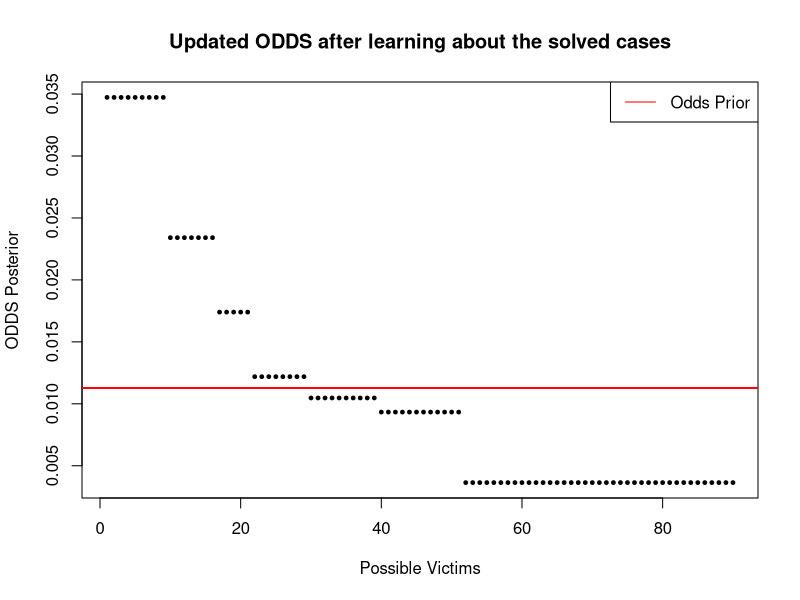
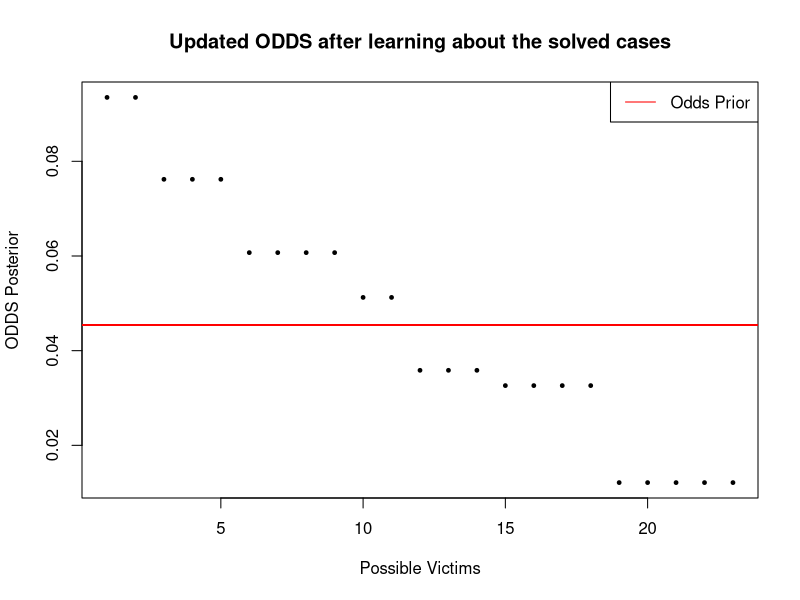
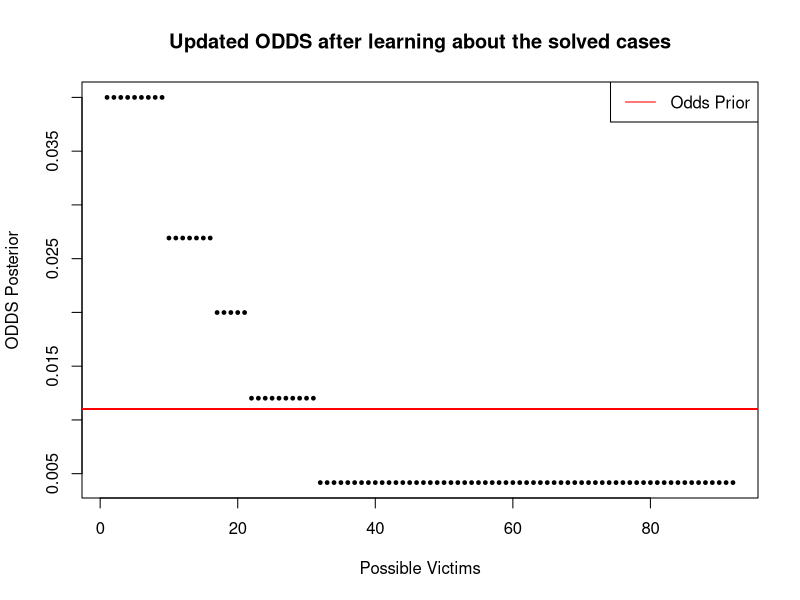
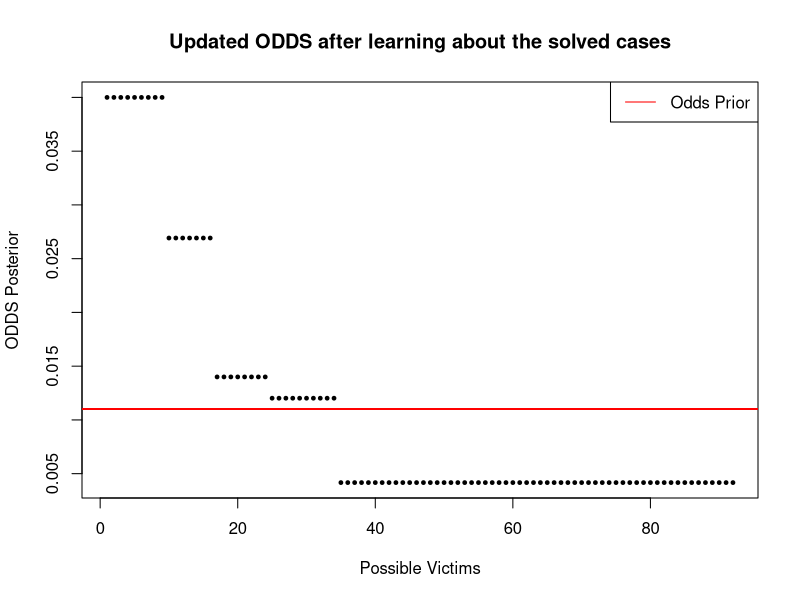
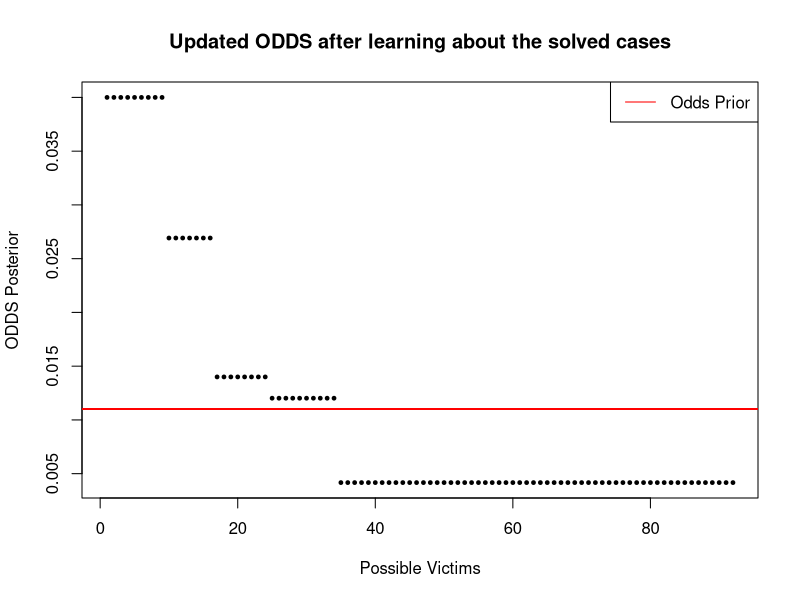
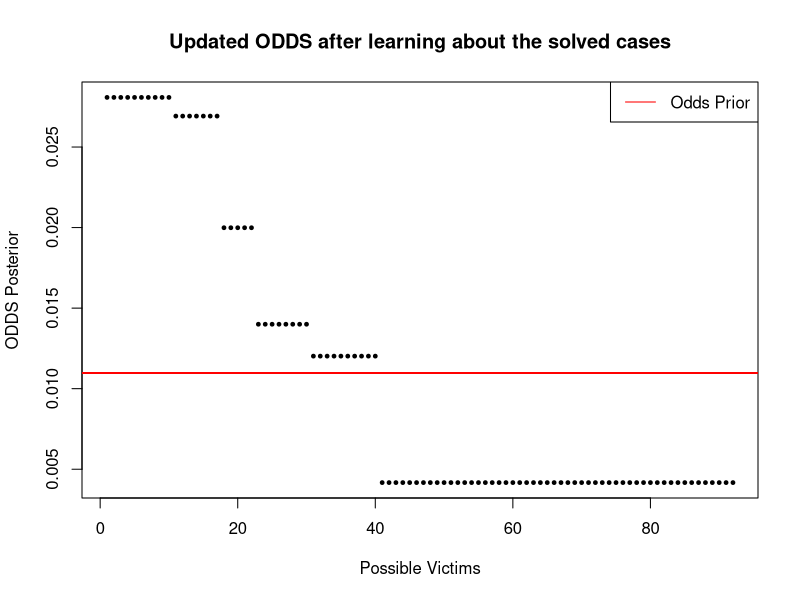
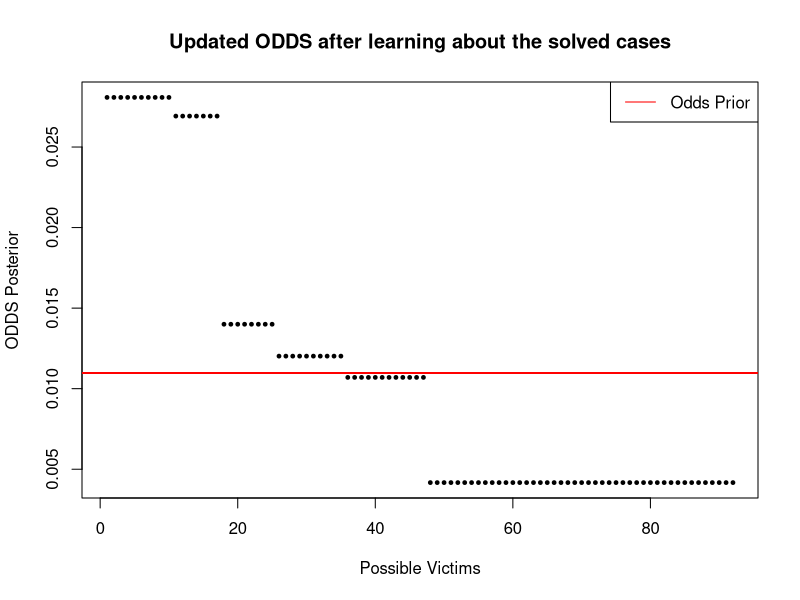
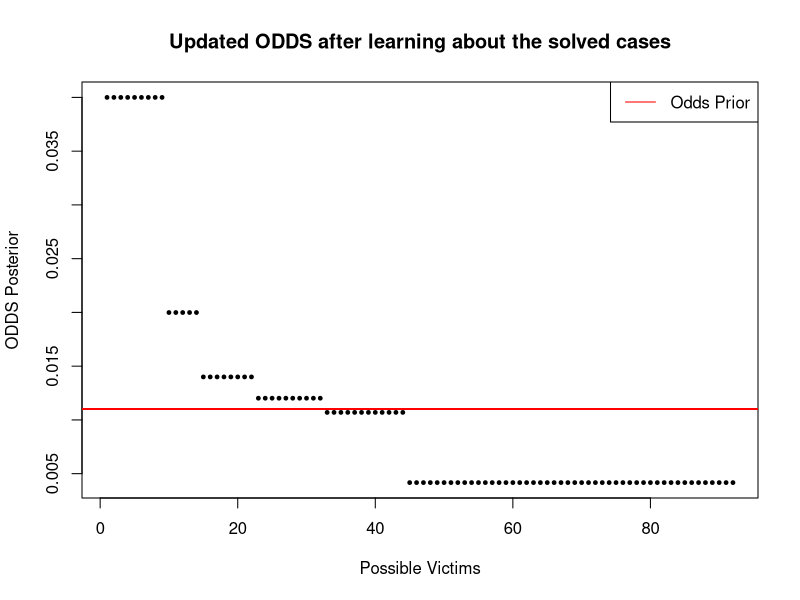

Source code (R) for these figures, in order:

# PriorID
# version 1.0

# functions
# rankings
# rankings.antro
# rankings.cv
# rankings.cv.ran

# Functions
###############################################################################
rankings<-function(V,S){
N<-length(V[,1])
m<-max(V[,2])
I<-length(S)
VV<-matrix(ncol=2,nrow=N)
VV[,1]<-V[,1]
VV[,2]<-V[,2]
V<-VV
V_id<-vector(length=N,mode='numeric')
for(i in 1:I){V_id[S[i]]<-1}
# counting locker [i], the total of potential victims associated with locker i and locker_i [i], total of already solved cases associated with locker i.
# para el locker i contamos locker[i], total de posibles victimas asociadas al locker i y locker_i[i], total de casos resueltos asociados al locker i.
locker<-vector(length=m,mode='numeric')
locker_i<-vector(length=m,mode='numeric')
for(i in 1:N){a<-V[i,2];locker[a]<-locker[a]+1}
for(i in 1:I){b<-V[S[i],2];locker_i[b]<-locker_i[b]+1}
nk<-max(locker)
alpha<-vector(length=m,mode='numeric')
cte<-N/nk-2
alpha<-locker/N*cte
alpha0<-sum(alpha)
P_prior<-alpha/alpha0
P_post<-(alpha+locker_i)/(alpha0+I)

# defining odds_prior and odds_posterior for each individual
odds_prior_uni<-vector(mode="numeric",length=N)
post<-vector(mode="numeric",length=N)
prior<-vector(mode="numeric",length=N)
odds_post<-vector(mode="numeric",length=N)
cte<-locker-locker_i

for(i in 1:N){
if(V_id[i]==0){
loc<-V[i,2]
ifelse(cte[loc]!=0,prior[i]<-P_prior[loc]/cte[loc],0)
ifelse(cte[loc]!=0,post[i]<-P_post[loc]/cte[loc],0)}
}
odds_post<-round(post/(1-post),5)
for(i in 1:N){odds_prior_uni[i]<-ifelse(V_id[i]==0,round(1/(N-I-1),5),0)}
a<-data.frame(V,V_id,odds_prior_uni,odds_post)
b<-subset(a,V_id==0)
names(b)<-c("ID","locker","identified","odds_prior","odds_posterior")
c<-order(b$odds_post,decreasing=T)
b<-b[c,]

# plotting:
pdf("rankings.pdf")
plot(b$odds_post,xlab="Possible Victims",ylab="ODDS Posterior",cex=0.5,pch=19,main="Updated ODDS after learning about the solved cases")
abline(h=odds_prior_uni,col="red")
legend("topright",col="red","Odds Prior",lty=1)
dev.off()

# printing result:
b
}



################################################################################
# Function that generates a prioritized ranking when  anthropological information of the skeleton is used (gender and age estimated at the time of death) to select compatible cases.

rankings.antro<-function(Va,S,gender_s,age_s){
V<-Va
N<-length(V[,1])
m<-max(V[,2])
I<-length(S)
V_id<-vector(length=N,mode='numeric')
for(i in 1:I){V_id[S[i]]<-1}
# counting locker [i], the total of potential victims associated with locker i and locker_i [i], total of already solved cases associated with locker i.
locker<-vector(length=m,mode='numeric')
locker_i<-vector(length=m,mode='numeric')
for(i in 1:N){a<-V[i,2];locker[a]<-locker[a]+1}
for(i in 1:I){b<-V[S[i],2];locker_i[b]<-locker_i[b]+1}

nk<-max(locker)

alpha<-vector(length=m,mode='numeric')
cte<-N/nk-2
alpha<-locker/N*cte
alpha0<-sum(alpha)
P_prior<-alpha/alpha0

P_post<-(alpha+locker_i)/(alpha0+I)

# defining odds_prior and odds_posterior for each individual
odds_prior_uni<-vector(mode="numeric",length=N)
post<-vector(mode="numeric",length=N)
prior<-vector(mode="numeric",length=N)
odds_post<-vector(mode="numeric",length=N)

cte<-locker-locker_i

for(i in 1:N){
if(V_id[i]==0){
loc<-V[i,2]
ifelse(cte[loc]!=0,prior[i]<-P_prior[loc]/cte[loc],0)
ifelse(cte[loc]!=0,post[i]<-P_post[loc]/cte[loc],0)}
}

# selecting compatible cases with gender  and age of the skeletal remains (by extending the range in two years in upper and lower limits)
a<-data.frame(V,V_id,post)
b<-subset(a,V_id==0)
names(b)<-c("ID","locker","age","gender","identified","post")
c<-subset(b,b$gender==gender_s & b$age<=age_s[2]+2 & b$age>=age_s[1]-2)
d<-order(c$post,decreasing=T)
e<-c[d,]

B<-sum(e$post)
e$post<-e$post/B
Nef<-length(e$post)

e$odds_post<-round(e$post/(1-e$post),5)
for(i in 1:Nef){e$odds_prior_uni[i]<-round(1/(Nef-1),5)}

# plotting:
pdf("rankings.pdf")
plot(e$odds_post,xlab="Possible Victims",ylab="ODDS Posterior",cex=0.5,pch=19,main="Updated ODDS after learning about the solved cases")
abline(h=e$odds_prior_uni,col="red")
legend("topright",col="red","Odds Prior",lty=1)
dev.off()

# printing result:
e
}

###############################################################################
rounds<-10
rankings.cv<-function(V,S,rounds){
N<-length(V[,1])
m<-max(V[,2])
I<-length(S)
V_id<-vector(length=N,mode='numeric')
VV<-matrix(ncol=2,nrow=N)
VV[,1]<-V[,1]
VV[,2]<-V[,2]
V<-VV
I_s<-round(I/4)
sc<-0.0
ef<-0.0
sc2<-0.0
ef2<-0.0
for(r in 1:rounds){
S_r<-sample(S,I_s)
S_l<-S[(S %in% S_r)==FALSE]

b<-rankings(V,S_l)

up<-b$ID[b$odds_posterior>b$odds_prior]
up_r<-length(S_r[S_r %in% up])
up<-length(up)

sc<-sc+up_r/I_s
ef<-ef+up_r/up
sc2<-sc2+(up_r/I_s)**2
ef2<-ef2+(up_r/up)**2
}
sc<-sc/rounds
ef<-ef/rounds
s_sc<-sqrt((sc2-rounds*sc**2)/(rounds-1))
s_ef<-sqrt((ef2-rounds*ef**2)/(rounds-1))

result<-c(sc,s_sc,ef,s_ef)
names(result)<-c("success","deviation success","effectiveness","deviation effectiveness")

# printing results
result
}

# cross-validation y compara con elegir al azar los casos que sobresalen:
rankings.cv.random<-function(V,S,rounds){
  N<-length(V[,1])
  m<-max(V[,2])
  I<-length(S)
  VV<-matrix(ncol=2,nrow=N)
  VV[,1]<-V[,1]
  VV[,2]<-V[,2]
  V<-VV
  V_id<-vector(length=N,mode='numeric')
  I_s<-round(I/4)
  sc<-0.0
  ef<-0.0
  sc2<-0.0
  ef2<-0.0
  rsc<-0.0
  ref<-0.0
  rsc2<-0.0
  ref2<-0.0
  for(r in 1:rounds){
    S_r<-sample(S,I_s)
    S_l<-S[(S %in% S_r)==FALSE]
    
    b<-rankings(V,S_l)
    
    up<-b$ID[b$odds_posterior>b$odds_prior]
    up_r<-length(S_r[S_r %in% up])
    up<-length(up)
    
    sc<-sc+up_r/I_s
    ef<-ef+up_r/up
    sc2<-sc2+(up_r/I_s)**2
    ef2<-ef2+(up_r/up)**2
    
    c<-b
    c$odds_posterior<-sample(b$odds_posterior)
    
    rup<-c$ID[c$odds_posterior>c$odds_prior]
    rup_r<-length(S_r[S_r %in% rup])
    rup<-length(rup)
    
    rsc<-rsc+rup_r/I_s
    ref<-ref+rup_r/rup
    rsc2<-rsc2+(rup_r/I_s)**2
    ref2<-ref2+(rup_r/rup)**2
  }
  sc<-sc/rounds
  ef<-ef/rounds
  s_sc<-sqrt((sc2-rounds*sc**2)/(rounds-1))
  s_ef<-sqrt((ef2-rounds*ef**2)/(rounds-1))
  
  rsc<-rsc/rounds
  ref<-ref/rounds
  rs_sc<-sqrt((rsc2-rounds*rsc**2)/(rounds-1))
  rs_ef<-sqrt((ref2-rounds*ref**2)/(rounds-1))
  
  result<-c(sc,s_sc,ef,s_ef,rsc,rs_sc,ref,rs_ef)
  names(result)<-c("success","deviation success","effectiveness","deviation effectiveness","random success","random dev success","random effectiveness","random dev effectiveness")
  
  # printing results
  result
}



# examples
gender_s<-"F"
age_s<-c(20,28)
N<-100
total_lockers<-10
total_id<-10
Va<-matrix(ncol=3,nrow=N)
Va[,2]<-floor(runif(N)*total_lockers+1)
Va[,1]<-seq(1,N)
Va_gender<-ifelse(rbinom(N,1,0.5)==0,"F","M")
Va[,3]<-rpois(100,23)
Va<-data.frame(Va,Va_gender)
names(Va)<-c("ID","locker","age","gender")
S<-c(90,1,25,94,61,87,11,12,44,91)
# rankings()
# total de posibles victimas
N<-100
total_lockers<-10
total_id<-10
# definimos V
V<-matrix(ncol=2,nrow=N)
V[,2]<-floor(runif(N)*total_lockers+1)
V[,1]<-seq(1,N)
# definimos S (puede no estar ordenado)
#S<-floor(runif(total_id)*N+1)
S<-c(90,11,25,94,61,87,31,13,4,100)


# examples rankings:
rankings(V,S)
rankings.antro(Va,S,"F",c(15,20))
rankings.cv(V,S,10)
# example improving the succes by learning from a larger set of already-solved cases S (80 per cent)
S<-sample(V[,1],80,replace=FALSE)
rankings.cv(V,S,10)
rankings.cv.random(V,S,10)
###################################################################################
###################################################################################
